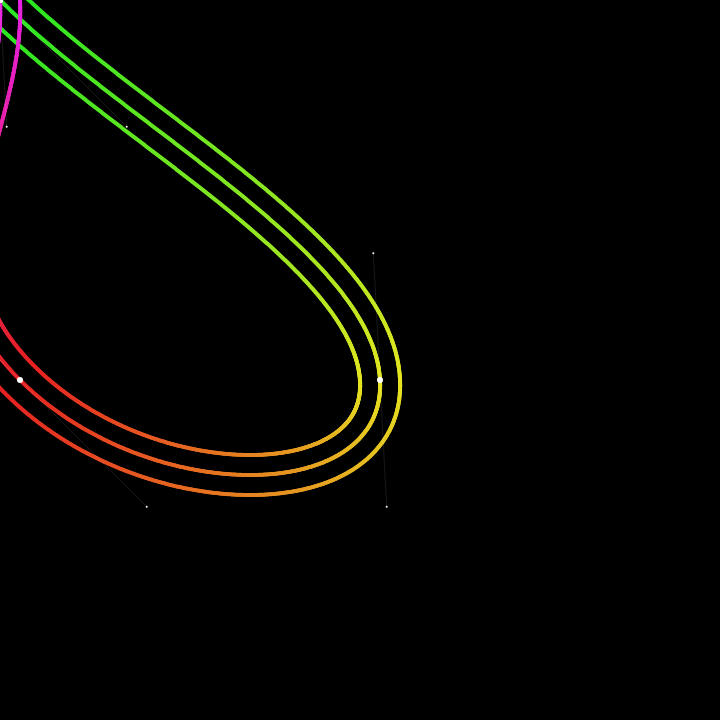
Frame 1 (no input)
Frame 60 (no input): identical to frame 1, image omitted
Frame 120 (the mouse pressed at the canvas centre since frame 60): identical to frame 1, image omitted

The p5.js sketch that drew this single still picture (run headless with seeded random() and noise() and a simulated clock; from frame 60 on, the mouse is pressed at the canvas centre):

// p5.js sketch
// ── sketch.js
let p0_0;
let p0;
let p0_1;

let p0_color;
let p0_endColor;

let p1_0;
let p1;
let p1_2;

let p1_color;

let p2_1;
let p2;
let p2_3;

let p2_color;

let p3_2;
let p3;
let p3_4;

let p3_color;

let p4_3;
let p4;
let p4_5;

let p4_color;

let p5_4;
let p5;
let p5_0;

let p5_color;

let s=3;

let maxPoints = 6;

//Catmull–Rom spline
//This spine consists if multiple cubic bezier curves
//First we have some anchor points
//Two anchor points are the start and end point of one cubic bezier curve
//The last to points in the cubic bezier curve are what i call the control points
//Each anchor point have two control points
//The position of first control point reletive to the anchor point is the same as
//The Next anchor points position reletive to the previous anchor points position, the anchor point before the anchor point that we are calculating the control points for
//Then then the second control point is the fist point mirrored around the anchor point
//then we draw all the cubic bezier curves after we have defined all the controlpoints to make the Catmull–Rom spline
function setup() 
{
	
	colorMode(HSB);

	createCanvas(720, 720);
	p0_0 = createVector(0, 0);
	p0 = createVector(20, 380);
  	p0_1 = createVector(20, 20);

	p0_endColor=color(359.99,85,90);
	p0_color=color(0,85,90);

	p1_0 = createVector(380, 20);
  	p1 = createVector(380, 380);
	p1_2 = createVector(0, 0);

	p1_color=color(360/maxPoints*1,85,90);

	p2_1 = createVector(0, 0);
	p2 = createVector(0, 0);
	p2_3 = createVector(0, 0);

	p2_color=color(360/maxPoints*2,85,90);

	p3_2 = createVector(0, 0);
	p3 = createVector(0, 0);
	p3_4 = createVector(0, 0);

	p3_color=color(360/maxPoints*3,85,90);

	p4_3 = createVector(0, 0);
	p4 = createVector(0, 0);
	p4_5 = createVector(0, 0);

	p4_color=color(360/maxPoints*4,85,90);
	
	p5_4 = createVector(0, 0);
	p5 = createVector(0, 0);
	p5_0 = createVector(0, 0);

	p5_color=color(360/maxPoints*5,85,90);

}

function draw()
{
	background(0);

	

	//buttons to move points
	//eleminates the problem of to or more overlaping points
	if(keyIsDown(49)){PTM(p0);}
	if(keyIsDown(50)){PTM(p1);}
	if(keyIsDown(51)){PTM(p2);}
	if(keyIsDown(52)){PTM(p3);}
	if(keyIsDown(53)){PTM(p4);}
	if(keyIsDown(54)){PTM(p5);}


	calcFirstControlPoint(p0_1,p0,p3,p1);
	calcFirstControlPoint(p1_2,p1,p0,p2);
	calcFirstControlPoint(p2_3,p2,p1,p3);
	calcFirstControlPoint(p3_4,p3,p2,p4);
	calcFirstControlPoint(p4_5,p4,p3,p5);
	calcFirstControlPoint(p5_0,p5,p4,p0);
	
	//Mirror
	mirrorPoints(p0_0,p0,p0_1);
	mirrorPoints(p1_0,p1,p1_2);
	mirrorPoints(p2_1,p2,p2_3);
	mirrorPoints(p3_2,p3,p3_4);
	mirrorPoints(p4_3,p4,p4_5);
	mirrorPoints(p5_4,p5,p5_0);
	
	//Draw
	draw_curve(p0,p0_1,p1_0,p1,p0_color,p1_color);
	draw_curve(p1,p1_2,p2_1,p2,p1_color,p2_color);
	draw_curve(p2,p2_3,p3_2,p3,p2_color,p3_color);
	draw_curve(p3,p3_4,p4_3,p4,p3_color,p4_color);
	draw_curve(p4,p4_5,p5_4,p5,p4_color,p5_color);
	draw_curve(p5,p5_0,p0_0,p0,p5_color,p0_endColor);

	stroke(250);


	strokeWeight(2);
	point(p0_0);
	point(p0_1);
	point(p1_0);
	point(p1_2);
	point(p2_1);
	point(p2_3);
	point(p3_2);
	point(p3_4);
	point(p4_3);
	point(p4_5);
	point(p5_4);
	point(p5_0);
	

	strokeWeight(6);
	point(p0);
	point(p1);
	point(p2);
	point(p3);
	point(p4);
	point(p5);

	strokeWeight(0.1);
	line(p0_0.x, p0_0.y, p0_1.x, p0_1.y);
	line(p1_0.x, p1_0.y, p1_2.x, p1_2.y);
	line(p2_1.x, p2_1.y, p2_3.x, p2_3.y);
	line(p3_2.x, p3_2.y, p3_4.x, p3_4.y);
	line(p4_3.x, p4_3.y, p4_5.x, p4_5.y);
	line(p5_4.x, p5_4.y, p5_0.x, p5_0.y);
	
	
	frameRate(60);

}

// point to mouse funktion
function PTM(_p){
	_p.x=mouseX;
	_p.y=mouseY;
}

function lerpPoint(p_1,p_2,time){
	return createVector(lerp(p_1.x, p_2.x, time), lerp(p_1.y, p_2.y, time))
}

function mirrorPoints(newPoint,centerPoint,pointToMirror){
	newPoint.x= centerPoint.x-(pointToMirror.x-centerPoint.x);
	newPoint.y= centerPoint.y-(pointToMirror.y-centerPoint.y);
}

function EndAncorPoint(newPoint,centerPoint,pointToMirror){
	newPoint.x= centerPoint.x-(pointToMirror.x-centerPoint.x)/s;
	newPoint.y= centerPoint.y-(pointToMirror.y-centerPoint.y)/s;
}

function calcFirstControlPoint(newPoint,anchorPoint,previousAnchorPoint,NextAnchorPoint){
	//Catmull–Rom spline
	newPoint.x=((NextAnchorPoint.x-previousAnchorPoint.x)/s+anchorPoint.x);
	newPoint.y=((NextAnchorPoint.y-previousAnchorPoint.y)/s+anchorPoint.y);
}

function draw_curve(p_1,p_2,p_3,p_4, c_1,c_2){
	for (let i = 0; i <= 1; i+=0.002) {
		let bCurvePoint= createVector(0,0);
		let bCurvePoint1= createVector(0,0);
		let bCurvePoint2= createVector(0,0);

		//Bernstein Polynomial Form
		//b(t)=p0·(−t^3+3·t^2−3·t+1)+p1·(3·t^3−6·t^2+3·t)+p2·(−3·t^3+3·t^2)+p3·(t^3)
		bCurvePoint.x=p_1.x*(-pow(i, 3)+3*pow(i,2)-3*i+1)+p_2.x*(3*pow(i,3)-6*pow(i,2)+3*i)+p_3.x*(-3*pow(i,3)+3*pow(i,2))+p_4.x*(pow(i,3))
		bCurvePoint.y=p_1.y*(-pow(i, 3)+3*pow(i,2)-3*i+1)+p_2.y*(3*pow(i,3)-6*pow(i,2)+3*i)+p_3.y*(-3*pow(i,3)+3*pow(i,2))+p_4.y*(pow(i,3))


		stroke(lerpColor(c_1, c_2, i));
		strokeWeight(4);

		bCurvePoint1.x=bCurvePoint.x+curveNormalVector(p_1,p_2,p_3,p_4,i,true)*20;
		bCurvePoint1.y=bCurvePoint.y+curveNormalVector(p_1,p_2,p_3,p_4,i,false)*20;

		bCurvePoint2.x=bCurvePoint.x+curveNormalVector(p_1,p_2,p_3,p_4,i,true)*-20;
		bCurvePoint2.y=bCurvePoint.y+curveNormalVector(p_1,p_2,p_3,p_4,i,false)*-20;

		point(bCurvePoint);
		point(bCurvePoint1);
		point(bCurvePoint2);
		//console.log(bCurvePoint)
	}
}

function curveNormalVector(p_1,p_2,p_3,p_4,time,isX){
	let bCurveTangentDir= createVector(0,0);
	let bCurveNormal= createVector(0,0);


	//b′(t)=p0·(−3·t^2+6·t−3)+p1·(9·t^2−12·t+3)+p2·(−9·t^2+6·t)+p3·(3·t^2)
	bCurveTangentDir.x=p_1.x*(-3*pow(time, 2)+6*time-3)+p_2.x*(9*pow(time,2)-12*time+3)+p_3.x*(-9*pow(time,2)+6*time)+p_4.x*(3*pow(time,2));
	bCurveTangentDir.y=p_1.y*(-3*pow(time, 2)+6*time-3)+p_2.y*(9*pow(time,2)-12*time+3)+p_3.y*(-9*pow(time,2)+6*time)+p_4.y*(3*pow(time,2));

	//Rotate vector 90 degrees
	//(x,y)=>(-y,x)
	bCurveNormal.x=-bCurveTangentDir.y;
	bCurveNormal.y=bCurveTangentDir.x;

	bCurveNormal.normalize();

	if(isX==true){
		return bCurveNormal.x;
	}else{
		return bCurveNormal.y;
	}
	

}
